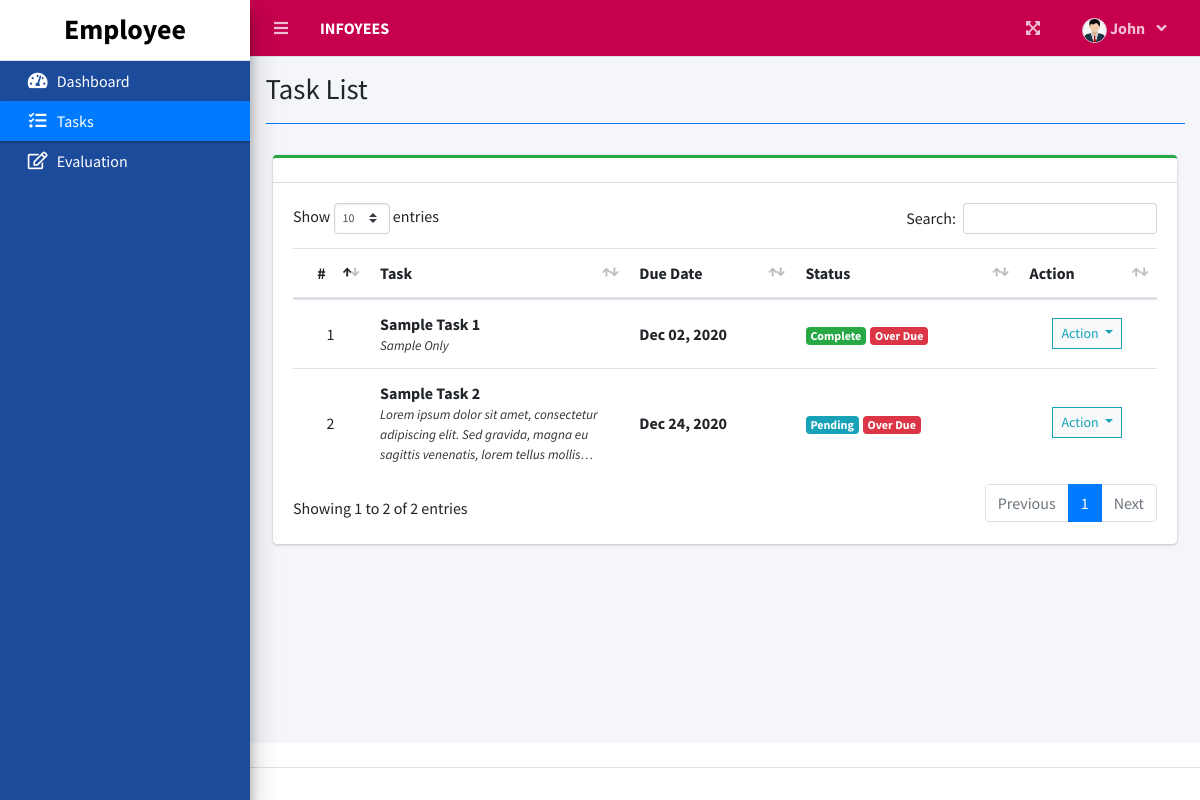
Page /index.php?page=task_list (signed in) on the committed database.
### tables this page shows
CREATE TABLE `task_list` (
  `id` int(30) NOT NULL,
  `task` varchar(200) NOT NULL,
  `description` text NOT NULL,
  `employee_id` int(30) NOT NULL,
  `due_date` date NOT NULL,
  `completed` date NOT NULL,
  `status` int(1) NOT NULL COMMENT '0=pending, 1=on-progress,3=Completed',
  `date_created` datetime NOT NULL DEFAULT current_timestamp()
);

### task_list.php (the view, shortened to what this page needs)
<?php include'db_connect.php' ?>
<div class="col-lg-12">
	<div class="card card-outline card-success">
		<div class="card-header">
		</div>
		<div class="card-body">
			<table class="table tabe-hover table-condensed" id="list">
				<thead>
					<tr>
						<th class="text-center">#</th>
						<th width="30%">Task</th>
						<th>Due Date</th>
						<th>Status</th>
						<th>Action</th>
					</tr>
				</thead>
				<tbody>
					<?php
					$i = 1;
					$where = "";
					if($_SESSION['login_type'] == 0)
						$where = " where t.employee_id = '{$_SESSION['login_id']}' ";
					elseif($_SESSION['login_type'] == 1)
						$where = " where e.evaluator_id = {$_SESSION['login_id']} ";
					$qry = $conn->query("SELECT t.*,concat(e.lastname,', ',e.firstname,' ',e.middlename) as name FROM task_list t inner join employee_list e on e.id = t.employee_id $where order by unix_timestamp(t.date_created) asc");
					while($row= $qry->fetch_assoc()):
						$trans = get_html_translation_table(HTML_ENTITIES,ENT_QUOTES);
						unset($trans["\""], $trans["<"], $trans[">"], $trans["<h2"]);
						$desc = strtr(html_entity_decode($row['description']),$trans);
						$desc=str_replace(array("<li>","</li>"), array("",", "), $desc);
					?>
					<tr>
						<td class="text-center"><?php echo $i++ ?></td>
						<td>
							<p><b><?php echo ucwords($row['task']) ?></b></p>
							<p class="truncate"><?php echo strip_tags($desc) ?></p>
						</td>
						<td><b><?php echo date("M d, Y",strtotime($row['due_date'])) ?></b></td>
						<td>
                        	<?php
                        	if($row['status'] == 0){
						  		echo "<span class='badge badge-info'>Pending</span>";
                        	}elseif($row['status'] == 1){
						  		echo "<span class='badge badge-primary'>On-Progress</span>";
                        	}elseif($row['status'] == 2){
						  		echo "<span class='badge badge-success'>Complete</span>";
                        	}
                        	if(strtotime($row['due_date']) < strtotime(date('Y-m-d'))){
						  		echo "<span class='badge badge-danger mx-1'>Over Due</span>";
                        	}
                        	?>
                        </td>
						<td class="text-center">
							<button type="button" class="btn btn-default btn-sm btn-flat border-info wave-effect text-info dropdown-toggle" data-toggle="dropdown" aria-expanded="true">
		                      Action
		                    </button>
						</td>
					</tr>
				<?php endwhile; ?>
				</tbody>
			</table>
		</div>
	</div>
</div>

### task_list.php (style rules this page uses)
table p { margin: unset !important; }
table td { vertical-align: middle !important }

### rows in the picture
task_list: task "Sample Task 1", description "Sample Only", due_date "Dec 02, 2020", status "Complete", shows "Over Due"
task_list: task "Sample Task 2", description "Lorem ipsum dolor sit amet, consectetur adipiscing elit. Sed gravida, magna eu sagittis venenatis, lorem tellus…", due_date "Dec 24, 2020", status "Pending", shows "Over Due"

### other values in the picture
$_SESSION['login_firstname'] "John"
$title "Task List"
